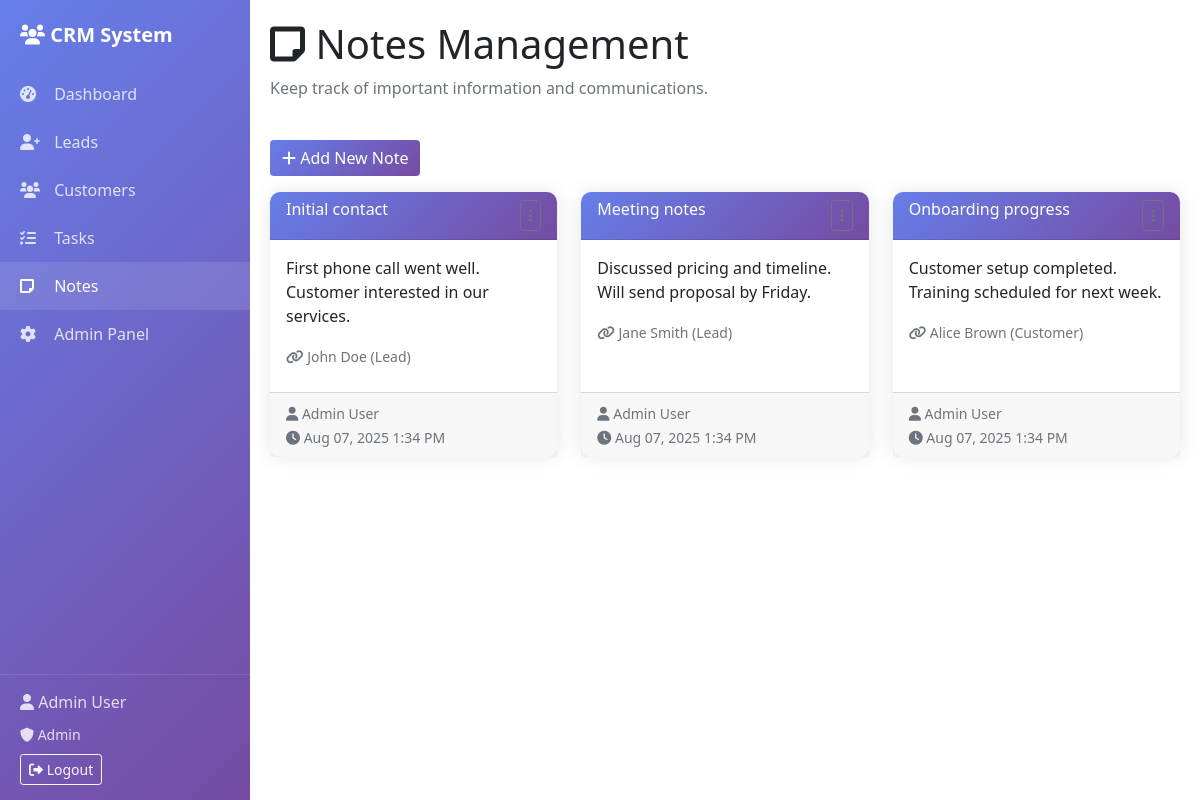
Page /notes.php (signed in) on the committed database.
### tables this page shows
CREATE TABLE notes (
    id INT AUTO_INCREMENT PRIMARY KEY,
    title VARCHAR(200),
    content TEXT NOT NULL,
    related_to_type ENUM('lead', 'customer', 'task'),
    related_to_id INT,
    created_by INT,
    created_at TIMESTAMP DEFAULT CURRENT_TIMESTAMP,
    updated_at TIMESTAMP DEFAULT CURRENT_TIMESTAMP ON UPDATE CURRENT_TIMESTAMP,
    FOREIGN KEY (created_by) REFERENCES users(id) ON DELETE SET NULL
);

CREATE TABLE users (
    id INT AUTO_INCREMENT PRIMARY KEY,
    username VARCHAR(50) UNIQUE NOT NULL,
    email VARCHAR(100) UNIQUE NOT NULL,
    password VARCHAR(255) NOT NULL,
    first_name VARCHAR(50) NOT NULL,
    last_name VARCHAR(50) NOT NULL,
    role ENUM('admin', 'user') DEFAULT 'user',
    created_at TIMESTAMP DEFAULT CURRENT_TIMESTAMP,
    updated_at TIMESTAMP DEFAULT CURRENT_TIMESTAMP ON UPDATE CURRENT_TIMESTAMP
);

### includes/functions.php (called while the page is built, shortened)
<?php
function isAdmin() {
    return isset($_SESSION['user_role']) && $_SESSION['user_role'] === 'admin';
}
function formatDateTime($datetime) {
    return date('M d, Y g:i A', strtotime($datetime));
}
?>

### notes.php (the view, shortened to what this page needs)
<?php
include 'includes/header.php';
$database = new Database();
$db = $database->getConnection();
$query = "SELECT n.*,
                 u.first_name as creator_first_name, u.last_name as creator_last_name,
                 CASE
                    WHEN n.related_to_type = 'lead' THEN CONCAT(l.first_name, ' ', l.last_name, ' (Lead)')
                    WHEN n.related_to_type = 'customer' THEN CONCAT(c.first_name, ' ', c.last_name, ' (Customer)')
                    WHEN n.related_to_type = 'task' THEN CONCAT('Task: ', t.title)
                    ELSE 'General Note'
                 END as related_to_name
          FROM notes n
          LEFT JOIN users u ON n.created_by = u.id
          LEFT JOIN leads l ON n.related_to_type = 'lead' AND n.related_to_id = l.id
          LEFT JOIN customers c ON n.related_to_type = 'customer' AND n.related_to_id = c.id
          LEFT JOIN tasks t ON n.related_to_type = 'task' AND n.related_to_id = t.id
          ORDER BY n.created_at DESC";
$stmt = $db->prepare($query);
$stmt->execute();
$notes = $stmt->fetchAll(PDO::FETCH_ASSOC);
?>
<div class="row mb-4">
    <div class="col-12">
        <h1><i class="fas fa-sticky-note"></i> Notes Management</h1>
        <p class="text-muted">Keep track of important information and communications.</p>
    </div>
</div>
<div class="row mb-3">
    <div class="col-12">
        <button type="button" class="btn btn-primary" data-bs-toggle="modal" data-bs-target="#addNoteModal">
            <i class="fas fa-plus"></i> Add New Note
        </button>
    </div>
</div>
<div class="row">
    <?php foreach ($notes as $note): ?>
        <div class="col-md-6 col-lg-4 mb-4">
            <div class="card h-100">
                <div class="card-header d-flex justify-content-between align-items-start">
                    <h6 class="card-title mb-0"><?php echo htmlspecialchars($note['title'] ?: 'Untitled Note'); ?></h6>
                    <div class="dropdown">
                        <button class="btn btn-sm btn-outline-secondary" type="button" data-bs-toggle="dropdown">
                            <i class="fas fa-ellipsis-v"></i>
                        </button>
                    </div>
                </div>
                <div class="card-body">
                    <p class="card-text"><?php echo nl2br(htmlspecialchars(substr($note['content'], 0, 200))); ?><?php echo strlen($note['content']) > 200 ? '...' : ''; ?></p>
                    <?php if ($note['related_to_name'] != 'General Note'): ?>
                        <div class="mb-2">
                            <small class="text-muted">
                                <i class="fas fa-link"></i> <?php echo htmlspecialchars($note['related_to_name']); ?>
                            </small>
                        </div>
                    <?php endif; ?>
                </div>
                <div class="card-footer text-muted">
                    <small>
                        <i class="fas fa-user"></i> <?php echo htmlspecialchars($note['creator_first_name'] . ' ' . $note['creator_last_name']); ?>
                        <br>
                        <i class="fas fa-clock"></i> <?php echo formatDateTime($note['created_at']); ?>
                    </small>
                </div>
            </div>
        </div>
    <?php endforeach; ?>
</div>
<?php include 'includes/footer.php'; ?>

### includes/header.php (shortened to what this page needs)
<?php
require_once 'includes/functions.php';
?>
<!DOCTYPE html>
<html lang="en">
<head>
    <link href="https://cdn.jsdelivr.net/npm/bootstrap@5.1.3/dist/css/bootstrap.min.css" rel="stylesheet">
    <link href="https://cdnjs.cloudflare.com/ajax/libs/font-awesome/6.0.0/css/all.min.css" rel="stylesheet">
    <link href="https://cdn.datatables.net/1.11.5/css/dataTables.bootstrap5.min.css" rel="stylesheet">
</head>
<body>
    <div class="sidebar d-flex flex-column">
        <div class="navbar-brand">
            <i class="fas fa-users"></i> CRM System
        </div>
        <nav class="nav flex-column flex-grow-1">
            <a class="nav-link <?php echo basename($_SERVER['PHP_SELF']) == 'dashboard.php' ? 'active' : ''; ?>" href="dashboard.php">
                <i class="fas fa-tachometer-alt"></i> Dashboard
            </a>
            <a class="nav-link <?php echo basename($_SERVER['PHP_SELF']) == 'leads.php' ? 'active' : ''; ?>" href="leads.php">
                <i class="fas fa-user-plus"></i> Leads
            </a>
            <a class="nav-link <?php echo basename($_SERVER['PHP_SELF']) == 'customers.php' ? 'active' : ''; ?>" href="customers.php">
                <i class="fas fa-users"></i> Customers
            </a>
            <a class="nav-link <?php echo basename($_SERVER['PHP_SELF']) == 'tasks.php' ? 'active' : ''; ?>" href="tasks.php">
                <i class="fas fa-tasks"></i> Tasks
            </a>
            <a class="nav-link <?php echo basename($_SERVER['PHP_SELF']) == 'notes.php' ? 'active' : ''; ?>" href="notes.php">
                <i class="fas fa-sticky-note"></i> Notes
            </a>
            <?php if (isAdmin()): ?>
            <a class="nav-link <?php echo basename($_SERVER['PHP_SELF']) == 'admin.php' ? 'active' : ''; ?>" href="admin.php">
                <i class="fas fa-cog"></i> Admin Panel
            </a>
            <?php endif; ?>
        </nav>
        <div class="user-info">
            <div class="mb-2">
                <i class="fas fa-user"></i> <?php echo $_SESSION['user_name']; ?>
            </div>
            <div class="mb-2">
                <small><i class="fas fa-shield-alt"></i> <?php echo ucfirst($_SESSION['user_role']); ?></small>
            </div>
            <a href="logout.php" class="btn btn-outline-light btn-sm">
                <i class="fas fa-sign-out-alt"></i> Logout
            </a>
        </div>
    </div>
    <div class="main-content">

### includes/footer.php (shortened to what this page needs)
    </div>
</body>
</html>

### includes/header.php (style rules this page uses)
.sidebar { background: linear-gradient(135deg, #667eea 0%, #764ba2 100%); min-height: 100vh; position: fixed; top: 0; left: 0; width: 250px; z-index: 1000; }
.main-content { margin-left: 250px; padding: 20px; }
.sidebar .nav-link { color: rgba(255, 255, 255, 0.8); padding: 12px 20px; border-radius: 0; }
.sidebar .nav-link:hover, .sidebar .nav-link.active { color: white; background-color: rgba(255, 255, 255, 0.1); }
.sidebar .nav-link i { width: 20px; margin-right: 10px; }
.navbar-brand { color: white !important; font-weight: bold; padding: 20px; }
.user-info { color: rgba(255, 255, 255, 0.8); padding: 15px 20px; border-top: 1px solid rgba(255, 255, 255, 0.1); margin-top: auto; }
.card { border: none; box-shadow: 0 0 20px rgba(0, 0, 0, 0.1); border-radius: 10px; }
.card-header { background: linear-gradient(135deg, #667eea 0%, #764ba2 100%); color: white; border-radius: 10px 10px 0 0 !important; }
.btn-primary { background: linear-gradient(135deg, #667eea 0%, #764ba2 100%); border: none; }

### rows in the picture
notes: title "Initial contact", content "First phone call went well. Customer interested in our services.", related_to_name "John Doe (Lead)", created_by.last_name "Admin User", created_at "Aug 07, 2025 1:34 PM"
notes: title "Meeting notes", content "Discussed pricing and timeline. Will send proposal by Friday.", related_to_name "Jane Smith (Lead)", created_by.last_name "Admin User", created_at "Aug 07, 2025 1:34 PM"
notes: title "Onboarding progress", content "Customer setup completed. Training scheduled for next week.", related_to_name "Alice Brown (Customer)", created_by.last_name "Admin User", created_at "Aug 07, 2025 1:34 PM"

### other values in the picture
$_SESSION['user_name'] "Admin User"
$_SESSION['user_role'] "Admin"
